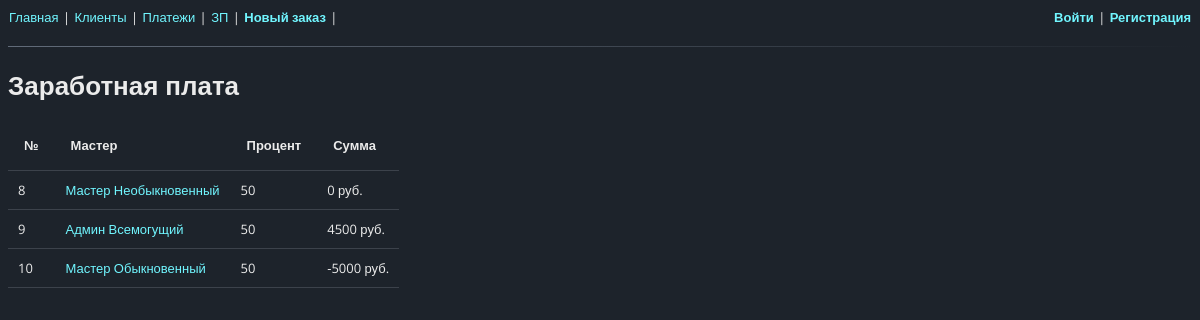
The page /salary/ on the database its author committed.
### users/models.py (models this page shows, shortened)
class Employees(AbstractUser):
    percent = models.IntegerField(verbose_name='Процент от заказа', default=50)
    earnings = models.IntegerField(default=0, verbose_name='Заработок с последней выплаты')

### salary/views.py (the view)
# urls.py: path('', MainSalary.as_view(), name='main_salary'),
class MainSalary(ListView):
    model = Employees
    template_name = 'main_salary.html'
    def get_context_data(self, **kwargs: Any) -> dict[str, Any]:
        context = {}
        context['employees'] = {}
        employees = Employees.objects.all()
        if employees:
            for employee in employees:
                context['employees'][employee] = get_salary_data(employee)['salary']
        return context

### salary/views.py (called while the page is built)
def get_salary_data(employee_id):
    unpaid_services = Salary.objects.filter(Q(employee_id=employee_id) & \
                                            Q(paid_for_employee=0))
    salary = unpaid_services.aggregate(Sum('amount'))['amount__sum']
    if not salary:
        salary = 0
    salary_data = {
        'unpaid_services': unpaid_services,
        'salary': salary
    }
    return salary_data

### salary/templates/main_salary.html (shortened to what this page needs)
{% extends "base.html" %}
{% load static %}
{% block header %}Заработная плата{% endblock header %}
{% block content%}
<table>
    <thead>
        <th>№</th>
        <th>Мастер</th>
        <th>Процент</th>
        <th>Сумма</th>
    </thead>
    {% for employee, salary in employees.items %}
        <tbody>
            <tr>
                <td>{{ employee.pk }}</td>
                <td><a href="{% url 'employee_salary' employee.pk %}">
                    {% if employee.get_full_name %}
                            {{ employee.get_full_name }}
                        {% else %}
                            {{ employee.username }}
                    {% endif %}</a></td>
                <td>{{ employee.percent }}</td>
                <td>{{ salary }} руб.</td>
            </tr>
        </tbody>
    {% endfor %}
</table>
{% endblock content %}

### my_service/static/css/style.css (style rules this page uses)
*, *::before, *::after { box-sizing: border-box; }
body { font-family: 'Open Sans', sans-serif; font-weight: 400; font-size: 13px; color: #ebebeb; background-color: #1d232b; }
a { outline: none; padding: 2px 1px 0; }
a:link { color: #71f6ff; text-decoration: none; }

### my_service/static/css/table.css (style rules this page uses)
table { border-collapse: collapse; box-shadow: 0px 0px 0px 0px rgba(0, 0, 0, 0.068); }
th { background: #1d232b; padding: 16px; font-size: 13px; font-weight: 600; text-align: left; }
tr { padding: 5px; background-color: #1d232b; border-bottom: solid; border-color: #3c424b; border-width: 1px; }
td { padding: 10px; }

### rows shown on the page
Employees: pk "8", get_full_name "Мастер Необыкновенный", percent "50", salary "0"
Employees: pk "9", get_full_name "Админ Всемогущий", percent "50", salary "4500"
Employees: pk "10", get_full_name "Мастер Обыкновенный", percent "50", salary "-5000"
